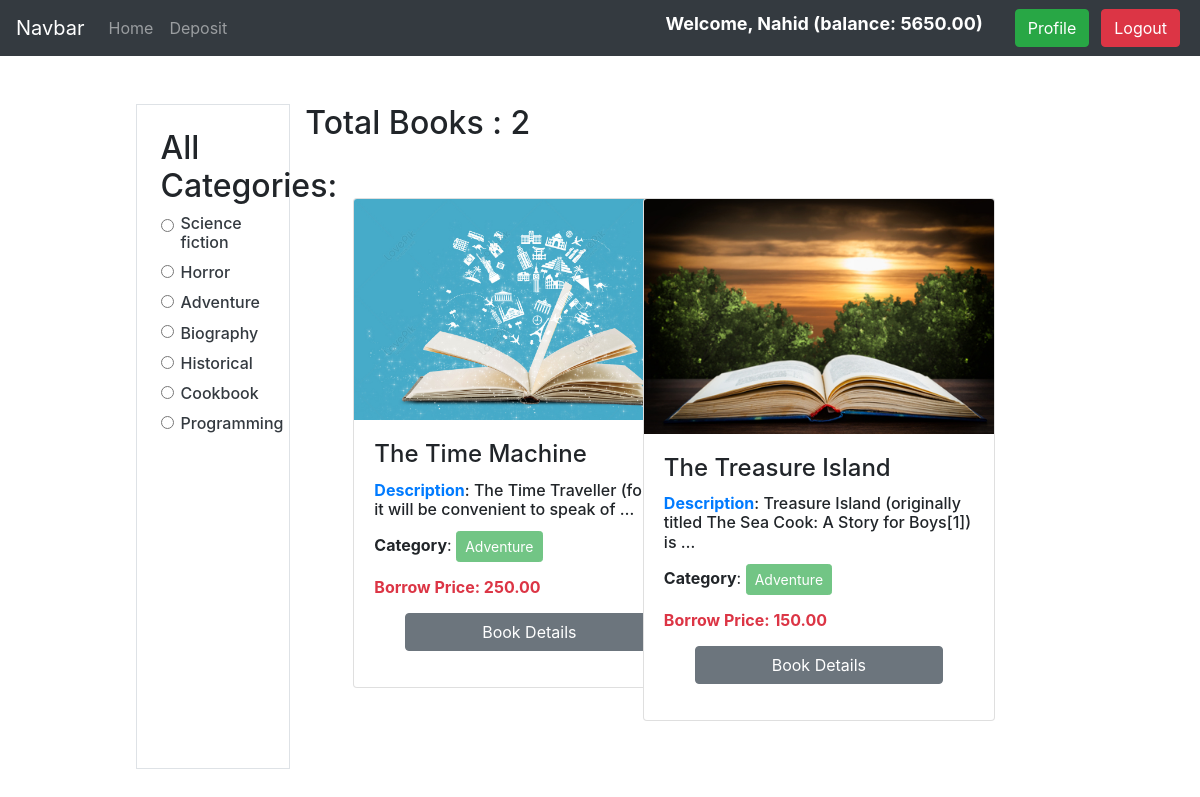
The app's page /category/adventure (signed in) with its own data.
### authors/models.py (models this page shows, shortened)
class Registration(models.Model):
    user = models.OneToOneField(User, on_delete=models.CASCADE, related_name='account')
    balance = models.DecimalField(default=0, max_digits=12, decimal_places=2)

### library/models.py (models this page shows, shortened)
class Category(models.Model):
    name = models.CharField(max_length=30)
    slug = models.SlugField(max_length=100, null=True, blank=True, unique=True)
    def __str__(self):
        return f'{self.name}'

class Book(models.Model):
    title = models.CharField(max_length=30)
    description = models.TextField()
    image = models.ImageField(upload_to='book_img')
    borrow_price = models.DecimalField(default=0, max_digits=6, decimal_places=2)
    borrow_date = models.DateField(auto_now=True)
    category = models.ForeignKey(Category, on_delete=models.CASCADE, null=True, blank=True)

### core/views.py (the view)
# urls.py: path('', HomeView, name='home'),
def HomeView(request, slug=None):
    books = Book.objects.all()
    categories = Category.objects.all()
    if slug is not None:
        category = Category.objects.get(slug=slug)
        books = Book.objects.filter(category=category)
    return render(request, 'index.html', {'books': books, 'categories': categories})

### core/templates/index.html (shortened to what this page needs)
{% extends 'base.html' %}
{% block body %}
<div class="row">
  <div class="col-lg-10 col-md-10 col-sm-10 m-auto">
    <div class="row p-5">
      <div class="col-lg-2 col-md-3 col-sm-12 p-4 border">
        <h2>All Categories:</h2>
        {% for category in categories %}
        <div class="form-check">
          <input class="form-check-input" type="radio" name="flexRadioDefault" id="flexRadioDefault1">
          <label class="form-check-label" for="flexRadioDefault1">
            <a href="{% url 'category_wise_book' category.slug %}" class="text-dark"><h6>{{category}}</h6></a>
          </label>
        </div>
        {% endfor %}
      </div>
      <div class="col-lg-10 col-md-8 col-sm-12">
          <h2>Total Books : {{books | length}}</h2>
        <div class="row">
          {% for book in books %}
          <div class="col-lg-3 col-md-6 col-sm-12 m-5">
            <div class="card" style="width: 22rem;">
              <img class="card-img-top" src="{{book.image.url}}" alt="Card image cap" style="width: 100%;">
              <div class="card-body">
                <h4 class="card-title">{{book.title}}</h4>
                <h6 class="card-title"><b class="text-primary">Description</b>: {{book.description | truncatewords:12}}</h6>
                <p>
                  <b>Category</b>: <button class="btn btn-success btn-sm" disabled>{{book.category}}</button>
                </p>
                <h6 class="card-text text-danger"><b>Borrow Price: {{book.borrow_price}}</b></h6>
                {% if not user.is_authenticated %}
                <p class="text-center pt-2">
                  <a href="{% url 'book_details_for_unloggedin_user' book.id %}" class="btn btn-secondary" style="width: 80%;">Book Details</a>
                </p>
                {% else %}
                <p class="text-center pt-2">
                  <a href="{% url 'book_details_for_loggedin_user' book.id %}" class="btn btn-secondary" style="width: 80%;">Book Details</a>
                </p>
                {% endif %}
              </div>
            </div>
          </div>
          {% endfor %}
        </div>
      </div>
    </div>
  </div>
</div>
{% endblock %}

### core/templates/navbar.html (shortened to what this page needs)
<nav class="navbar navbar-expand-lg navbar-dark bg-dark">
    <a class="navbar-brand" href="#">Navbar</a>
    <div class="collapse navbar-collapse" id="navbarSupportedContent">
      <ul class="navbar-nav mr-auto">
        <li class="nav-item">
          <a class="nav-link" href="{% url 'home' %}">Home</a>
        </li>
        {% if user.is_authenticated %}
        <li class="nav-item">
          <a class="nav-link" href="{% url 'deposit' %}">Deposit</a>
        </li>
        {% endif %}
      </ul>
      <div class="form-inline my-2 my-lg-0">
        {% if user.is_authenticated %}
        <h5 class="mr-4 text-white" style="font-size: 18px; font-weight: bolder;">Welcome, {{ user.first_name}} (balance: {{user.account.balance}})</h5>
        <a class="text-white btn btn-success mx-2" href="{% url 'profile' %}">Profile</a>
        <form action="{% url 'logout' %}" method="post">
          <button type="submit" class="btn btn-danger mx-1">Logout</button>
        </form>
        {% else %}
        <a href="{% url 'register' %}" class="btn btn-success mx-2">Register</a>
        <a href="{% url 'login' %}" class="btn btn-primary mx-1">Login</a>
        {% endif %}
      </div>
    </div>
  </nav>

### records on screen
Category: name "Science fiction"
Category: name "Horror"
Category: name "Adventure"
Category: name "Biography"
Category: name "Historical"
Category: name "Cookbook"
Category: name "Programming"
Book: image (picture), title "The Time Machine", description "The Time Traveller (for so it will be convenient to speak of …", category "Adventure", borrow_price "250.00"
Book: image (picture), title "The Treasure Island", description "Treasure Island (originally titled The Sea Cook: A Story for Boys[1]) is …", category "Adventure", borrow_price "150.00"

### other values on screen
{{ user.first_name }} "Nahid"
{{ user.account.balance }} "5650.00"
{{ books | length }} "2"
